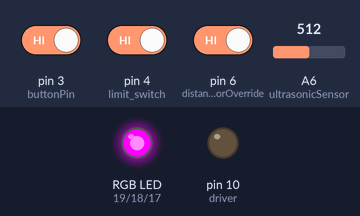
A sketch run on a simulated Arduino Nano, built with avr-gcc and run on an emulated ATmega328P. Parts: an RGB LED mixed from three pins (HIGH = lit), output pins drawn as LEDs (lit = HIGH). Inputs (shaded band) come from the test bench; at power-on: pin 3 (buttonPin) HIGH, pin 4 (limit_switch) HIGH, pin 6 (distanceSensorOverride) HIGH, A6 (ultrasonicSensor) = 512.

Above: at 1.2 s.
1.3 s: pin 3 (buttonPin) driven LOW and pin 4 (limit_switch) driven LOW
At 1.45 s:
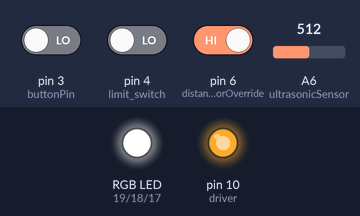
At 2.6 s:
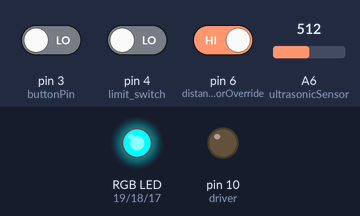
Timing chart, 0 to 4.3 s (numbered marks = the images above; inputs shaded):
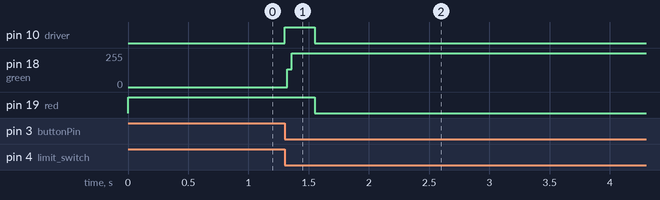

The sketch:

Paper_Rocket_Launcher.ino
```cpp
/*Code for paper rocket launcher
 * 5/26/23
 * By Ronan Valadez
 */

//pin numbers representing rgb button colors
int red = 19;
int green = 18;
int blue = 17;


bool isYellowOn = false;  //bool variable to see if yellow light was on
int ultrasonicSensor_value =0; // represents the value the ultra sonic sensor reads
int ultrasonicSensor = A6; // represenst the pin number for the ultrasonic sensor
float voltage = 0; // represents voltage from ultra sonic sensor
float feet = 0;  // represents the number of feet the ultrasonic sensor sees
float distanceLimit = 5;  // minimum distance in order to fire
int distanceSensorOverride = 6;  //Sensor pin number that is used to overrride ultrasonic sensor
int distanceSensorOverrideState = 0;  // represents the value of the distanceSensorOverride
int buttonPin = 3;    // represents button pin number
int buttonState = 0;  //represents value of fire button
int driver = 10;      // represents driver pin number
int limit_switch = 4;  //represents the switch that lets the rocket fire(acts as a safety switch) aka arm switch
int switch_state = 0; // represents the state of the arm switch
int redInterval = 10000; // represents cooldown time
int greenInterval = 1000; // represents green delay time
int yellowInterval = 1000; //  represents yellow delay time
int blueInterval = 1500; // represents blue delay time
int driverInterval = 250; // represents driver that fires the rocket

void setup() {
  // put your setup code here, to run once:
  //set color pins to OUTPUT
  pinMode(red, OUTPUT);
  pinMode(green, OUTPUT);
  pinMode(blue, OUTPUT);

  //set distanceSensorOverride to input
  pinMode(distanceSensorOverride, INPUT_PULLUP);

  // set driver pin to OUTPUT
  pinMode(driver, OUTPUT);

  //set switch pin and button pin to input
  pinMode(limit_switch, INPUT_PULLUP);
  pinMode(buttonPin, INPUT_PULLUP);

  // turn rgb pins to HIGH
  digitalWrite(blue, HIGH);
  digitalWrite(green, HIGH);
  digitalWrite(red, HIGH);

  //set driver to HIGH and switch to LOW
  digitalWrite(driver, LOW);
  digitalWrite(limit_switch, HIGH);

  Serial.begin(9600);


}

void loop() {
  // put your main code here, to run repeatedly:
  buttonState = digitalRead(buttonPin);  // read button state
  switch_state = digitalRead(limit_switch);  // read switch state
 // Serial.println( digitalRead(buttonPin));
  //Serial.println( digitalRead(limit_switch));

  //read distanceSensorOverride
  distanceSensorOverrideState = digitalRead(distanceSensorOverride);

  // find how far the ultrasonic senor is sensing something in feet
  ultrasonicSensor_value = analogRead(ultrasonicSensor); // read analog value
  voltage = ultrasonicSensor_value * (5.0/1023); // convert analog value to voltage
  feet = (voltage/.0098)/12; //convert voltage to feet


  /*if distanceSensorOverrideState is connected, check ultrasonic sensor,
  if distance is less than feet, you can fire
  otherwise, turn button to yellow which signifies something is in the path of the rocket
  After ther path is clear, the button turns to blue which is a safety check. The path of the rocket must be clear for 1.5 seconds
  Once clear, the button turns to green, and it is ready to fire*/

  if(distanceSensorOverrideState == LOW){

    if(feet > distanceLimit){

      /*Checks to see if button is yellow, if it is,
       * turn button to blue for 1.5 seconds, then to green when you exit if statement
       */
      if(isYellowOn== true){
        turnOffYellow();
        turnOnBlue();
        delay(blueInterval);
        turnOffBlue();
        isYellowOn = false;

      }

      turnOnGreen();
        if (buttonState == LOW && switch_state == LOW) {
          turnOffGreen();
          turnOnDriver();
          turnOnRed();
          turnOnGreen();
          }
    }
    else{
      turnOnYellow();

    }

  }

  //otherwise if distanceSensorOverride is not connected, ignore ultrasonic sensor, and proceed to fire
  else{
    turnOffYellow();
      turnOnGreen();
      // if button is pressed and switch is on, execute code
      if (buttonState == LOW && switch_state == LOW) {
        turnOffGreen();
        turnOnDriver();
        turnOnRed();
        turnOnGreen();
      }
  }


}


void turnOnRed() { //function to turn on red light for 10 seconds, symbolizes cooldown period
  digitalWrite(red, LOW);
  delay(redInterval);
  digitalWrite(red, HIGH);
  //delay(1000);
}

void turnOnGreen() { //turn on green light. Symbolizes ready to launch
  digitalWrite(green, LOW);
  //delay(greenInterval);

}

void turnOffGreen() { //turns off green light
  digitalWrite(green, HIGH);
  //delay(1000);
}

bool turnOnYellow(){ //turns color to yellow, signifies something is in the path of the rocket
  digitalWrite(red, LOW);
  digitalWrite(green, LOW);
  isYellowOn = true;
  return isYellowOn;
  //delay(yellowInterval);
}

void turnOffYellow(){ //turns off yellow light
  digitalWrite(red, HIGH);
  digitalWrite(green, HIGH);
}

void turnOnBlue(){  // turns on blue light, symbolizes second safety check to make sure path of the rocket is clear
  digitalWrite(blue, LOW);

}

void turnOffBlue(){  // turns off blue light
  digitalWrite(blue, HIGH);
}


void turnOnDriver() { //activates driver
  digitalWrite(driver, HIGH);
  delay(driverInterval);
  digitalWrite(driver, LOW);

}
```

Measured:
- after the input at 1.3 s, pin 10 (driver): LOW → HIGH at once, → LOW 0.25 s later; pin 18 (green): 0/255 → 255/255 at once; pin 19 (red): HIGH → LOW after 0.25 s
